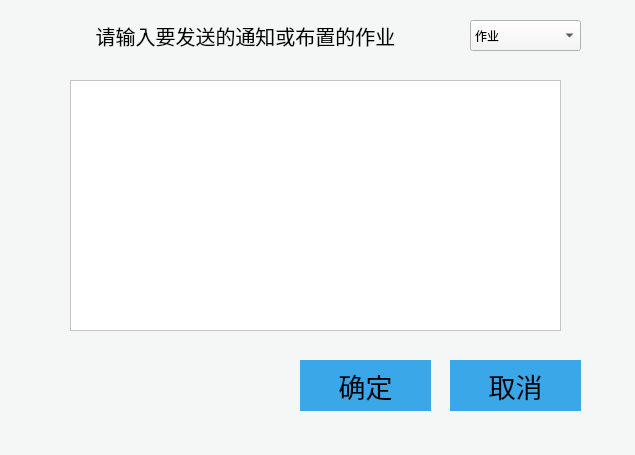
<?xml version="1.0" encoding="UTF-8"?>
<ui version="4.0">
 <class>handoutwork</class>
 <widget class="QWidget" name="handoutwork">
  <property name="geometry">
   <rect>
    <x>0</x>
    <y>0</y>
    <width>635</width>
    <height>455</height>
   </rect>
  </property>
  <property name="font">
   <font>
    <family>幼圆</family>
    <pointsize>9</pointsize>
   </font>
  </property>
  <property name="windowTitle">
   <string>发布通知、作业</string>
  </property>
  <property name="styleSheet">
   <string notr="true">background-color: rgb(245, 246, 246);</string>
  </property>
  <widget class="QTextEdit" name="textEdit">
   <property name="geometry">
    <rect>
     <x>70</x>
     <y>80</y>
     <width>491</width>
     <height>251</height>
    </rect>
   </property>
   <property name="styleSheet">
    <string notr="true">background-color: rgb(255, 255, 255);</string>
   </property>
  </widget>
  <widget class="QPushButton" name="Button_enter">
   <property name="geometry">
    <rect>
     <x>300</x>
     <y>360</y>
     <width>131</width>
     <height>51</height>
    </rect>
   </property>
   <property name="font">
    <font>
     <family>幼圆</family>
     <pointsize>20</pointsize>
    </font>
   </property>
   <property name="styleSheet">
    <string notr="true">QPushButton
{ 
    border-radius:250px;
	background-color: rgb(58, 167, 232);
}
QPushButton:hover
{
	background-color: rgb(147, 226, 238);
	border-radius: 250px;
	
}</string>
   </property>
   <property name="text">
    <string>确定</string>
   </property>
  </widget>
  <widget class="QPushButton" name="Button_esc">
   <property name="geometry">
    <rect>
     <x>450</x>
     <y>360</y>
     <width>131</width>
     <height>51</height>
    </rect>
   </property>
   <property name="font">
    <font>
     <family>幼圆</family>
     <pointsize>20</pointsize>
    </font>
   </property>
   <property name="styleSheet">
    <string notr="true">QPushButton
{ 
    border-radius:250px;
	background-color: rgb(58, 167, 232);
}
QPushButton:hover
{
	background-color: rgb(147, 226, 238);
	border-radius: 250px;
	
}</string>
   </property>
   <property name="text">
    <string>取消</string>
   </property>
  </widget>
  <widget class="QLabel" name="label">
   <property name="geometry">
    <rect>
     <x>40</x>
     <y>20</y>
     <width>411</width>
     <height>31</height>
    </rect>
   </property>
   <property name="font">
    <font>
     <family>幼圆</family>
     <pointsize>15</pointsize>
    </font>
   </property>
   <property name="text">
    <string>请输入要发送的通知或布置的作业</string>
   </property>
   <property name="alignment">
    <set>Qt::AlignCenter</set>
   </property>
  </widget>
  <widget class="QComboBox" name="comboBox">
   <property name="geometry">
    <rect>
     <x>470</x>
     <y>20</y>
     <width>111</width>
     <height>31</height>
    </rect>
   </property>
   <item>
    <property name="text">
     <string>作业</string>
    </property>
   </item>
   <item>
    <property name="text">
     <string>通知</string>
    </property>
   </item>
  </widget>
 </widget>
 <resources/>
 <connections/>
</ui>
